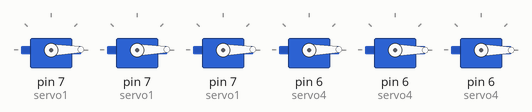
A sketch run on a simulated Arduino Uno, built with avr-gcc and run on an emulated ATmega328P. Shown: 6 × servo.

Above: at 0.15 s.
At 4.67 s:
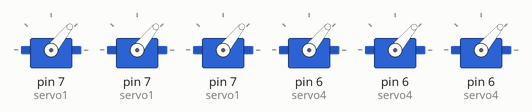
At 9.79 s:
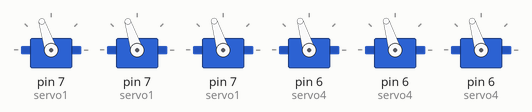
At 19.75 s:
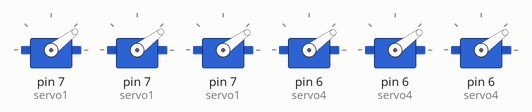
At 29.09 s:
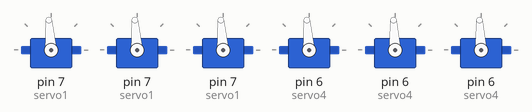
At 39.65 s:
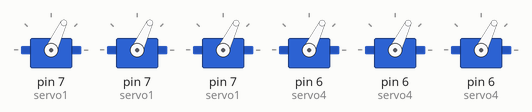
Timing chart, 0 to 40.0 s (numbered marks = the images above):
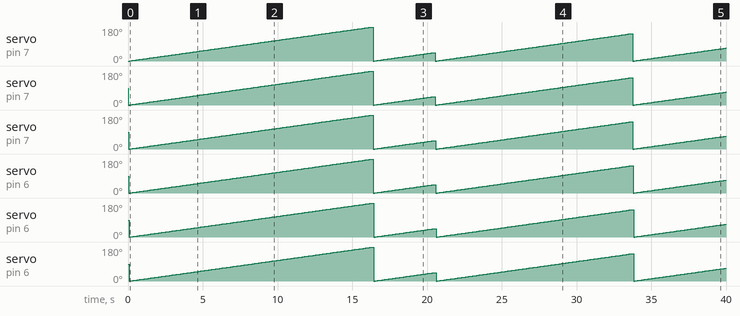

The sketch:

6Servos_Code.ino
```cpp
// include Servo Library
#include <Servo.h> // include the library for servo motors

//Define the servos
Servo servo1;
Servo servo2;
Servo servo3;
Servo servo4;
Servo servo5;
Servo servo6;


// declare intial position

int pos =0;

void setup() {

servo1.attach(7);
servo2.attach(7);
servo3.attach(7);
servo4.attach(6);
servo5.attach(6);
servo6.attach(6);
}

void loop (){
    for (pos = 0; pos <= 180; pos += 1){
          servo1.write(pos);              // tell servo to go to position in variable 'pos'
          delay(15);

          servo2.write(pos);
          delay(15);

          servo3.write(pos);
          delay(15);

          servo4.write(pos);
          delay(15);
          servo5.write(pos);
          delay(15);
          servo6.write(pos);
          delay(15);

          if (pos==180){
            pos=0;
            break;

   }
    }
    for (pos = 0; pos <= 45; pos += 1){
          servo1.write(pos);              // tell servo to go to position in variable 'pos'
          delay(15);

          servo2.write(pos);
          delay(15);

          servo3.write(pos);
          delay(15);

          servo4.write(pos);
          delay(15);
          servo5.write(pos);
          delay(15);
          servo6.write(pos);
          delay(15);

          if(pos==45){
            pos=0;
            break;
          }
    }
     for (pos = 0; pos <= 145; pos += 1){
          servo1.write(pos);              // tell servo to go to position in variable 'pos'
          delay(15);

          servo2.write(pos);
          delay(15);

          servo3.write(pos);
          delay(15);

          servo4.write(pos);
          delay(15);
          servo5.write(pos);
          delay(15);
          servo6.write(pos);
          delay(15);

          if(pos==145){
            pos=0;
            break;
          }
    }

  }
```

Measured:
- by itself, servo on pin 7 (servo1): 0° → 1° at 0.11 s, → 2° 0.09 s later, → 3° 0.09 s later, → 4° 0.09 s later, … (441 changes in this stretch)
- by itself, servo on pin 7 (servo1): 90° → 0° at 0.02 s, → 1° 0.09 s later, → 2° 0.09 s later, → 3° 0.09 s later, … (442 changes in this stretch)
- by itself, servo on pin 6 (servo4): 90° → 0° at 0.05 s, → 1° 0.09 s later, → 2° 0.09 s later, → 3° 0.09 s later, … (442 changes in this stretch)
- by itself, servo on pin 6 (servo4): 90° → 0° at 0.08 s, → 1° 0.09 s later, → 2° 0.09 s later, → 3° 0.09 s later, … (442 changes in this stretch)
- by itself, servo on pin 6 (servo4): 90° → 0° at 0.08 s, → 1° 0.09 s later, → 2° 0.09 s later, → 3° 0.09 s later, … (442 changes in this stretch)
